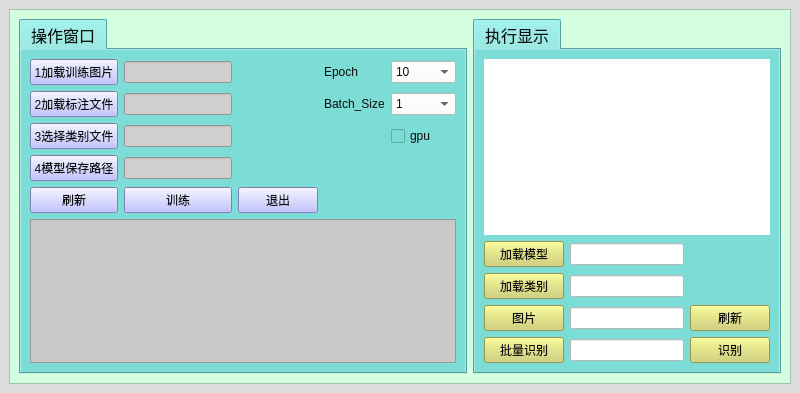
<?xml version="1.0" encoding="UTF-8"?>
<ui version="4.0">
 <class>MainWindowv</class>
 <widget class="QMainWindow" name="MainWindowv">
  <property name="geometry">
   <rect>
    <x>0</x>
    <y>0</y>
    <width>800</width>
    <height>393</height>
   </rect>
  </property>
  <property name="minimumSize">
   <size>
    <width>800</width>
    <height>0</height>
   </size>
  </property>
  <property name="font">
   <font>
    <family>Arial</family>
    <pointsize>10</pointsize>
    <underline>false</underline>
   </font>
  </property>
  <property name="windowTitle">
   <string>MainWindow</string>
  </property>
  <property name="layoutDirection">
   <enum>Qt::LeftToRight</enum>
  </property>
  <property name="autoFillBackground">
   <bool>false</bool>
  </property>
  <property name="styleSheet">
   <string notr="true">background-color: rgb(221, 221, 221);
color: rgb(13, 13, 13);</string>
  </property>
  <property name="animated">
   <bool>true</bool>
  </property>
  <widget class="QWidget" name="centralwidget">
   <layout class="QGridLayout" name="gridLayout_2">
    <item row="0" column="0">
     <widget class="QScrollArea" name="scrollArea">
      <property name="styleSheet">
       <string notr="true">background-color: rgb(211, 255, 224);</string>
      </property>
      <property name="widgetResizable">
       <bool>true</bool>
      </property>
      <widget class="QWidget" name="scrollAreaWidgetContents">
       <property name="geometry">
        <rect>
         <x>0</x>
         <y>0</y>
         <width>780</width>
         <height>373</height>
        </rect>
       </property>
       <layout class="QGridLayout" name="gridLayout_3">
        <item row="2" column="1">
         <widget class="QTabWidget" name="tabWidget_info_show">
          <property name="font">
           <font>
            <family>Times New Roman</family>
            <pointsize>12</pointsize>
            <weight>50</weight>
            <italic>false</italic>
            <bold>false</bold>
           </font>
          </property>
          <property name="focusPolicy">
           <enum>Qt::NoFocus</enum>
          </property>
          <property name="styleSheet">
           <string notr="true">background-color: rgb(124, 221, 215);
font: 12pt &quot;Times New Roman&quot;;</string>
          </property>
          <property name="currentIndex">
           <number>0</number>
          </property>
          <widget class="QWidget" name="tab_7">
           <attribute name="title">
            <string>执行显示</string>
           </attribute>
           <layout class="QGridLayout" name="gridLayout_5">
            <item row="4" column="5">
             <layout class="QGridLayout" name="gridLayout_6" columnstretch="0,0,0,0,0" columnminimumwidth="0,0,0,0,0">
              <item row="1" column="1">
               <widget class="QPushButton" name="load_class">
                <property name="styleSheet">
                 <string notr="true">background-color: rgb(209, 209, 104);</string>
                </property>
                <property name="text">
                 <string>加载类别</string>
                </property>
               </widget>
              </item>
              <item row="3" column="3">
               <widget class="QLineEdit" name="recognit_batch_path">
                <property name="styleSheet">
                 <string notr="true">background-color: rgb(255, 255, 255);</string>
                </property>
               </widget>
              </item>
              <item row="2" column="1">
               <widget class="QPushButton" name="recognit_pic">
                <property name="styleSheet">
                 <string notr="true">background-color: rgb(209, 209, 104);</string>
                </property>
                <property name="text">
                 <string>图片</string>
                </property>
               </widget>
              </item>
              <item row="0" column="1">
               <widget class="QPushButton" name="load_model">
                <property name="styleSheet">
                 <string notr="true">background-color: rgb(209, 209, 104);</string>
                </property>
                <property name="text">
                 <string>加载模型</string>
                </property>
               </widget>
              </item>
              <item row="3" column="1">
               <widget class="QPushButton" name="recognit_batch">
                <property name="styleSheet">
                 <string notr="true">background-color: rgb(209, 209, 104);</string>
                </property>
                <property name="text">
                 <string>批量识别</string>
                </property>
               </widget>
              </item>
              <item row="0" column="3">
               <widget class="QLineEdit" name="load_model_path">
                <property name="styleSheet">
                 <string notr="true">background-color: rgb(255, 255, 255);</string>
                </property>
               </widget>
              </item>
              <item row="2" column="3">
               <widget class="QLineEdit" name="recognit_pic_path">
                <property name="styleSheet">
                 <string notr="true">background-color: rgb(255, 255, 255);</string>
                </property>
               </widget>
              </item>
              <item row="2" column="4">
               <widget class="QPushButton" name="refresh2">
                <property name="styleSheet">
                 <string notr="true">background-color: rgb(209, 209, 104);</string>
                </property>
                <property name="text">
                 <string>刷新</string>
                </property>
               </widget>
              </item>
              <item row="3" column="4">
               <widget class="QPushButton" name="recognition">
                <property name="styleSheet">
                 <string notr="true">background-color: rgb(209, 209, 104);</string>
                </property>
                <property name="text">
                 <string>识别</string>
                </property>
               </widget>
              </item>
              <item row="1" column="3">
               <widget class="QLineEdit" name="load_class_path">
                <property name="styleSheet">
                 <string notr="true">background-color: rgb(255, 255, 255);</string>
                </property>
               </widget>
              </item>
             </layout>
            </item>
            <item row="2" column="5" rowspan="2">
             <widget class="QLabel" name="label_img_show">
              <property name="maximumSize">
               <size>
                <width>16777215</width>
                <height>16777215</height>
               </size>
              </property>
              <property name="styleSheet">
               <string notr="true">background-color: rgb(255, 255, 255);</string>
              </property>
              <property name="text">
               <string/>
              </property>
             </widget>
            </item>
           </layout>
          </widget>
         </widget>
        </item>
        <item row="2" column="0">
         <widget class="QTabWidget" name="tabWidget_oper">
          <property name="font">
           <font>
            <family>Times New Roman</family>
            <pointsize>12</pointsize>
            <weight>50</weight>
            <italic>false</italic>
            <bold>false</bold>
           </font>
          </property>
          <property name="focusPolicy">
           <enum>Qt::NoFocus</enum>
          </property>
          <property name="styleSheet">
           <string notr="true">background-color: rgb(124, 221, 215);
font: 12pt &quot;Times New Roman&quot;;</string>
          </property>
          <property name="currentIndex">
           <number>0</number>
          </property>
          <widget class="QWidget" name="tab_6">
           <attribute name="title">
            <string>操作窗口</string>
           </attribute>
           <layout class="QGridLayout" name="gridLayout_4">
            <item row="3" column="0">
             <widget class="QTextEdit" name="te_screen_display">
              <property name="styleSheet">
               <string notr="true">background-color: rgb(200, 200, 200);</string>
              </property>
             </widget>
            </item>
            <item row="2" column="0">
             <layout class="QGridLayout" name="gridLayout">
              <item row="1" column="0">
               <widget class="QPushButton" name="load_xml_path">
                <property name="styleSheet">
                 <string notr="true">background-color: rgb(175, 177, 255);</string>
                </property>
                <property name="text">
                 <string>2加载标注文件</string>
                </property>
               </widget>
              </item>
              <item row="0" column="1">
               <widget class="QLineEdit" name="load_train_pic_path">
                <property name="styleSheet">
                 <string notr="true">background-color: rgb(207, 207, 207);</string>
                </property>
               </widget>
              </item>
              <item row="1" column="1">
               <widget class="QLineEdit" name="load_xml_path_2">
                <property name="styleSheet">
                 <string notr="true">background-color: rgb(207, 207, 207);</string>
                </property>
               </widget>
              </item>
              <item row="2" column="0">
               <widget class="QPushButton" name="pb_data_input_path">
                <property name="styleSheet">
                 <string notr="true">background-color: rgb(175, 177, 255);</string>
                </property>
                <property name="text">
                 <string>3选择类别文件</string>
                </property>
               </widget>
              </item>
              <item row="2" column="1">
               <widget class="QLineEdit" name="le_data_input_path">
                <property name="styleSheet">
                 <string notr="true">background-color: rgb(207, 207, 207);</string>
                </property>
               </widget>
              </item>
              <item row="0" column="0">
               <widget class="QPushButton" name="load_train_path">
                <property name="styleSheet">
                 <string notr="true">background-color: rgb(175, 177, 255);</string>
                </property>
                <property name="text">
                 <string>1加载训练图片</string>
                </property>
               </widget>
              </item>
              <item row="0" column="2">
               <spacer name="horizontalSpacer">
                <property name="orientation">
                 <enum>Qt::Horizontal</enum>
                </property>
                <property name="sizeHint" stdset="0">
                 <size>
                  <width>40</width>
                  <height>20</height>
                 </size>
                </property>
               </spacer>
              </item>
              <item row="3" column="0">
               <widget class="QPushButton" name="pb_save_dir_path">
                <property name="styleSheet">
                 <string notr="true">background-color: rgb(175, 177, 255);</string>
                </property>
                <property name="text">
                 <string>4模型保存路径</string>
                </property>
               </widget>
              </item>
              <item row="3" column="1">
               <widget class="QLineEdit" name="le_save_dir_path">
                <property name="styleSheet">
                 <string notr="true">background-color: rgb(207, 207, 207);</string>
                </property>
               </widget>
              </item>
              <item row="4" column="0">
               <widget class="QPushButton" name="pb_refresh">
                <property name="styleSheet">
                 <string notr="true">background-color: rgb(175, 177, 255);</string>
                </property>
                <property name="text">
                 <string>刷新</string>
                </property>
               </widget>
              </item>
              <item row="4" column="2">
               <widget class="QPushButton" name="pb_quit">
                <property name="styleSheet">
                 <string notr="true">background-color: rgb(175, 177, 255);</string>
                </property>
                <property name="text">
                 <string>退出</string>
                </property>
               </widget>
              </item>
              <item row="4" column="1">
               <widget class="QPushButton" name="pb_run">
                <property name="styleSheet">
                 <string notr="true">background-color: rgb(175, 177, 255);</string>
                </property>
                <property name="text">
                 <string>训练</string>
                </property>
               </widget>
              </item>
              <item row="0" column="3">
               <widget class="QLabel" name="label_epoch">
                <property name="text">
                 <string>Epoch</string>
                </property>
               </widget>
              </item>
              <item row="1" column="3">
               <widget class="QLabel" name="label_batch">
                <property name="text">
                 <string>Batch_Size</string>
                </property>
               </widget>
              </item>
              <item row="0" column="4">
               <widget class="QComboBox" name="comboBox">
                <property name="styleSheet">
                 <string notr="true">background-color: rgb(255, 255, 255);</string>
                </property>
                <item>
                 <property name="text">
                  <string>10</string>
                 </property>
                </item>
                <item>
                 <property name="text">
                  <string>50</string>
                 </property>
                </item>
                <item>
                 <property name="text">
                  <string>100</string>
                 </property>
                </item>
                <item>
                 <property name="text">
                  <string>500</string>
                 </property>
                </item>
                <item>
                 <property name="text">
                  <string>1000</string>
                 </property>
                </item>
                <item>
                 <property name="text">
                  <string>2000</string>
                 </property>
                </item>
                <item>
                 <property name="text">
                  <string>3000</string>
                 </property>
                </item>
                <item>
                 <property name="text">
                  <string>4000</string>
                 </property>
                </item>
                <item>
                 <property name="text">
                  <string>5000</string>
                 </property>
                </item>
                <item>
                 <property name="text">
                  <string>10000</string>
                 </property>
                </item>
               </widget>
              </item>
              <item row="1" column="4">
               <widget class="QComboBox" name="comboBox_2">
                <property name="styleSheet">
                 <string notr="true">background-color: rgb(255, 255, 255);</string>
                </property>
                <item>
                 <property name="text">
                  <string>1</string>
                 </property>
                </item>
                <item>
                 <property name="text">
                  <string>2</string>
                 </property>
                </item>
                <item>
                 <property name="text">
                  <string>4</string>
                 </property>
                </item>
                <item>
                 <property name="text">
                  <string>8</string>
                 </property>
                </item>
                <item>
                 <property name="text">
                  <string>16</string>
                 </property>
                </item>
               </widget>
              </item>
              <item row="2" column="4">
               <widget class="QCheckBox" name="checkBox_gpu">
                <property name="text">
                 <string>gpu</string>
                </property>
               </widget>
              </item>
             </layout>
            </item>
           </layout>
          </widget>
         </widget>
        </item>
       </layout>
      </widget>
     </widget>
    </item>
   </layout>
  </widget>
 </widget>
 <resources/>
 <connections/>
 <slots>
  <slot>gen_seq()</slot>
 </slots>
</ui>
